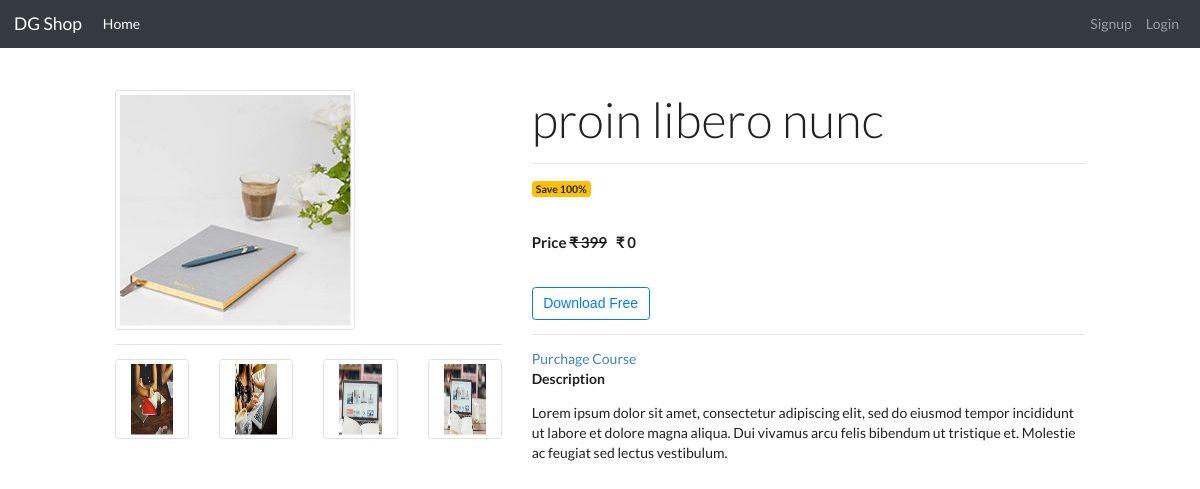
The app's page /products/3 with its own data.
### shop/models/product.py (models this page shows, shortened)
class Product(models.Model):
    name=models.CharField(max_length=50)
    description=models.CharField(max_length=500)
    price=models.IntegerField(default=0)
    active=models.BooleanField(default=True)
    discount=models.IntegerField(default=0)
    file=models.FileField(upload_to='uploads/files', null=True, blank=True)
    thumbnail=models.ImageField(upload_to='uploads/thumbnail')
    link=models.CharField(null=True,blank=True,max_length=200)
    fileSize=models.CharField(null=True, max_length=10, blank=True)

class ProductImages(models.Model):
    product=models.ForeignKey(Product, default=None, on_delete=models.CASCADE)
    image=models.ImageField(upload_to='uploads/images', null=True)

### shop/views.py (the view, shortened to what this page needs)
# urls.py: path('products/<int:product_id>', productDetails, name="details"),
def productDetails(request, product_id):
    products = Product.objects.get(id=product_id)
    images = ProductImages.objects.filter(product=product_id)
    download_url=None
    try:
        session_user=request.session.get('user')
    except:
        pass
    return render(request, 'shop/product_details.html', {'title': 'Product Details', 'product': products, 'images': images,'download_url':download_url})

### shop/templatetags/custom_filter.py (called while the page is built)
@register.filter(name='rupee')
def addRupeeSign(value):
    return f'₹ {value}'

@register.filter(name='sell_price')
def getSalePrice(product):
    return int(product.price - (product.price* (product.discount/100)))

@register.filter(name='percentage')
def addPercentage(value):
    return f'{value}%'

### shop/templates/shop/product_details.html (shortened to what this page needs)
{% extends 'shop/base.html' %}
{% load static %}
{% load custom_filter %}
{% block content %}
<link rel="stylesheet" href="{% static 'css/common.css' %}">
<div class="row">
    <div class="col-md-10 mx-auto pt-5">
        <div class="row">
            <div class="col-5">
                <img id="main_img" src="{{product.thumbnail.url}}" alt="" class="img-thumbnail border">
               <hr>
               <div class="row">
               {% for image in images %}
               <div class="col">
                    <img  src="{{image.image.url}}" class="img-thumbnail col" onclick="changeImage(event)" alt="{{product.name}}"style="height:80px">
               </div>
               {% endfor %}
               </div>
            </div>
            <div class="col-7">
               <h1 class="display-4">{{product.name}}</h1>
               <hr>
               <p class="display-8 badge badge-warning">Save {{product.discount|percentage}}</p>
               <h4>Price <del>{{product.price|rupee}}</del> &nbsp; {{product|sell_price|rupee}}</h4>
               <br>
               {% if product|sell_price != 0 %}
                    <a href="/create-payment/{{product.id}}"><button type="button" class="btn btn-outline-primary">Download Now</button></a>
               {% else %}
                    <a href="/free-download/{{product.id}}" target="_blank"><button type="button" class="btn btn-outline-primary">Download Free</button></a>
               {% endif %}
               <hr>
               {% if download_url %}
                <a href="#">You can download</a>
                {% else %}
                <a href="#"> Purchage Course</a>
               {% endif %}
               <p><b>Description</b></p>
               <p>{{product.description}}</p>
            </div>
        </div>
    </div>
</div>
{% endblock content %}

### shop/static/css/common.css (style rules this page uses)
.display-8 { fonnt-size:20px; font-waight:400; }

### records on screen
Product: thumbnail (picture), name "proin libero nunc", discount|percentage "100%", price "₹ 399", price+discount "₹ 0", description "Lorem ipsum dolor sit amet, consectetur adipiscing elit, sed do eiusmod tempor incididunt ut labore et dolore magna aliqua. Dui vivamus arcu felis bibendum ut tristique et. Molestie ac feugiat sed lectus vestibulum."
ProductImages: image (picture)
ProductImages: image (picture)
ProductImages: image (picture)
ProductImages: image (picture)
